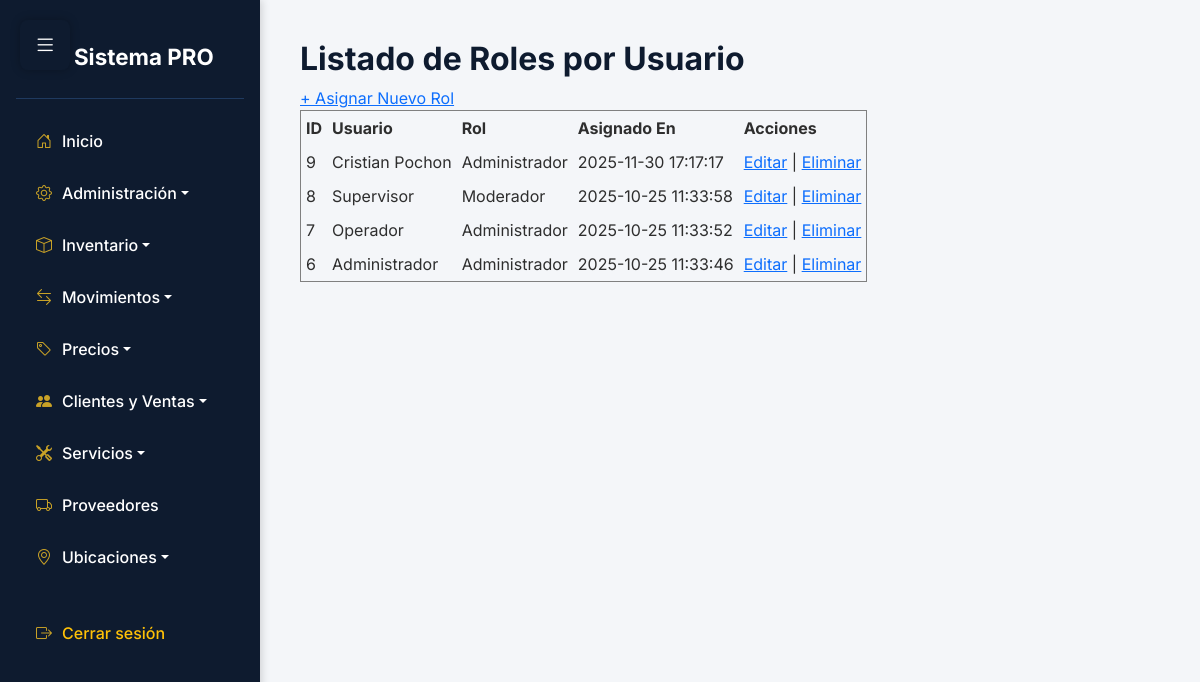
Page /app/vista/Rol_Usuario/listar.php (signed in) on the committed database.
### tables this page shows
CREATE TABLE `rol_usuario` (
  `id` int NOT NULL,
  `usuario_id` int NOT NULL,
  `rol_id` int NOT NULL,
  `asignado_en` datetime DEFAULT CURRENT_TIMESTAMP
);

CREATE TABLE `usuarios` (
  `id` int NOT NULL,
  `nombre` varchar(100) NOT NULL,
  `correo` varchar(100) NOT NULL,
  `contrasena` varchar(255) NOT NULL,
  `estado_id` int NOT NULL,
  `creado_en` datetime DEFAULT CURRENT_TIMESTAMP,
  `actualizado_en` datetime DEFAULT CURRENT_TIMESTAMP ON UPDATE CURRENT_TIMESTAMP
);

CREATE TABLE `roles` (
  `id` int NOT NULL,
  `nombre` varchar(50) NOT NULL,
  `descripcion` text,
  `creado_en` datetime DEFAULT CURRENT_TIMESTAMP,
  `actualizado_en` datetime DEFAULT CURRENT_TIMESTAMP ON UPDATE CURRENT_TIMESTAMP
);

### app/Conexion/Conexion.php (called while the page is built)
<?php
class Conexion {
    private $conexion;
    private $host = 'localhost';
    private $dbName = 'aegis';
    private $username = 'root';
    private $password = '';
    public function __construct() {
        try {
            $this->conexion = new PDO(
                "mysql:host=$this->host;dbname=$this->dbName",
                $this->username,
                $this->password
            );
            $this->conexion->setAttribute(PDO::ATTR_ERRMODE, PDO::ERRMODE_EXCEPTION);
        } catch (PDOException $e) {
            die("Error de conexión: " . $e->getMessage());
        }
    }
    public function getConexion() {
        return $this->conexion;
    }
}
?>

### app/Controlador/RolUsuarioControlador.php (called while the page is built, shortened)
<?php
require_once __DIR__ . '/../Modelo/RolUsuario.php';
class RolUsuarioControlador {
    private $modelo;
    public function __construct() {
        $this->modelo = new RolUsuario();
    }
    public function listar() {
        return $this->modelo->listar();
    }
}

### app/Modelo/RolUsuario.php (called while the page is built, shortened)
<?php
require_once __DIR__ . '/../Conexion/Conexion.php';
class RolUsuario {
    private $conexion;
    public function __construct() {
        $this->conexion = new Conexion();
    }
    public function listar() {
        $sql = "SELECT ru.id, u.nombre AS usuario, r.nombre AS rol, ru.asignado_en
                FROM rol_usuario ru
                INNER JOIN usuarios u ON ru.usuario_id = u.id
                INNER JOIN roles r ON ru.rol_id = r.id
                ORDER BY ru.id DESC";
        $stmt = $this->conexion->getConexion()->prepare($sql);
        $stmt->execute();
        return $stmt->fetchAll(PDO::FETCH_ASSOC);
    }
}

### app/Vista/Rol_Usuario/listar.php (the view, shortened to what this page needs)
<?php
require_once '../../Controlador/RolUsuarioControlador.php';
require_once '../../../includes/sidebar.php';
$controlador = new RolUsuarioControlador();
$datos = $controlador->listar();
?>
<h2>Listado de Roles por Usuario</h2>
<a href="nuevo.php">+ Asignar Nuevo Rol</a>
<table border="1" cellpadding="5" cellspacing="0">
    <thead>
        <tr>
            <th>ID</th>
            <th>Usuario</th>
            <th>Rol</th>
            <th>Asignado En</th>
            <th>Acciones</th>
        </tr>
    </thead>
    <tbody>
        <?php foreach ($datos as $d): ?>
            <tr>
                <td><?= $d['id'] ?></td>
                <td><?= htmlspecialchars($d['usuario']) ?></td>
                <td><?= htmlspecialchars($d['rol']) ?></td>
                <td><?= $d['asignado_en'] ?></td>
                <td>
                    <a href="editar.php?id=<?= $d['id'] ?>">Editar</a> |
                    <a href="eliminar.php?id=<?= $d['id'] ?>" onclick="return confirm('¿Eliminar esta asignación?')">Eliminar</a>
                </td>
            </tr>
        <?php endforeach; ?>
    </tbody>
</table>

### includes/sidebar.php (style rules this page uses)
:root { --sidebar-bg: #0e1b2f; --sidebar-hover: #1f3a5f; --accent-gold: #c9a227; --body-bg: #f4f6f9; --text-light: #ffffff; --text-dark: #2e2e2e; }
body { font-family: 'Inter', sans-serif; background-color: var(--body-bg); color: var(--text-dark); margin: 0; padding: 0; }
h1, h2, h3 { color: var(--sidebar-bg); font-weight: 700; }

### rows in the picture
rol_usuario: id "9", usuario.nombre "Cristian Pochon", rol.nombre "Administrador", asignado_en "2025-11-30 17:17:17"
rol_usuario: id "8", usuario.nombre "Supervisor", rol.nombre "Moderador", asignado_en "2025-10-25 11:33:58"
rol_usuario: id "7", usuario.nombre "Operador", rol.nombre "Administrador", asignado_en "2025-10-25 11:33:52"
rol_usuario: id "6", usuario.nombre "Administrador", rol.nombre "Administrador", asignado_en "2025-10-25 11:33:46"
